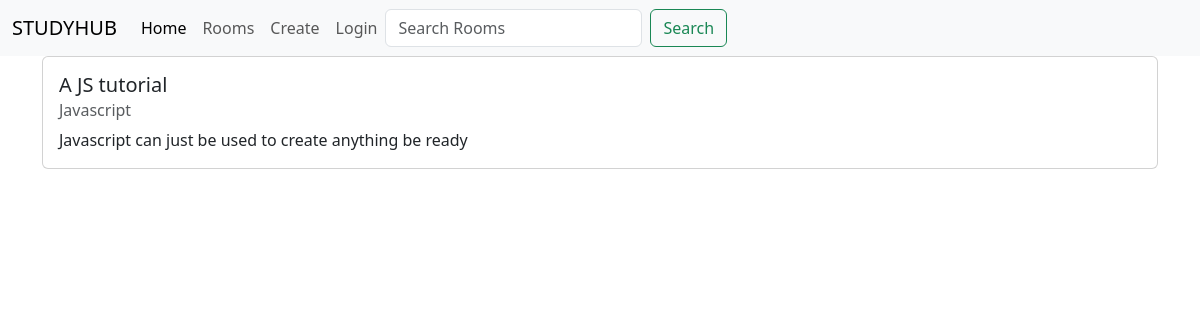
Screenshot of /room/7/ with the database file from the repository.
### room/models.py (models this page shows, shortened)
class Room(models.Model):
    host =models.ForeignKey(User, on_delete=models.SET_NULL, null=True)
    topic = models.ForeignKey(Topic , on_delete=models.SET_NULL, null=True)
    name = models.CharField(max_length=200)
    description = models.TextField( null=True , blank=True)
    updated = models.DateField(auto_now=True)
    created = models.DateTimeField(auto_now_add=True)
    class Meta:
        ordering = ['-updated', '-created']

class Topic(models.Model):
    name = models.CharField(max_length=200)
    def __str__(self):
        return self.name

### room/views.py (the view)
# urls.py: path('room/<str:pk>/', views.get_room, name='room'),
def get_room(request,pk):
    room = Room.objects.get(id=pk)
    context = {'room':room}
    return render(request ,'room.html',context )

### templates/room.html (shortened to what this page needs)
{% extends 'base.html' %} {% block content %}
<div class="container">
  <div class="row">
    <div class="col-sm-12">
      <div class="card" style="width: 100%">
        <div class="card-body">
          <h5 class="card-title">{{room.name}}</h5>
          <h6 class="card-subtitle mb-2 text-body-secondary">{{room.topic}}</h6>
          <p class="card-text">{{room.description}}</p>
        </div>
      </div>
    </div>
  </div>
  {% endblock %}

### rows the page displays
Room: name "A JS tutorial", topic "Javascript", description "Javascript can just be used to create anything be ready"
